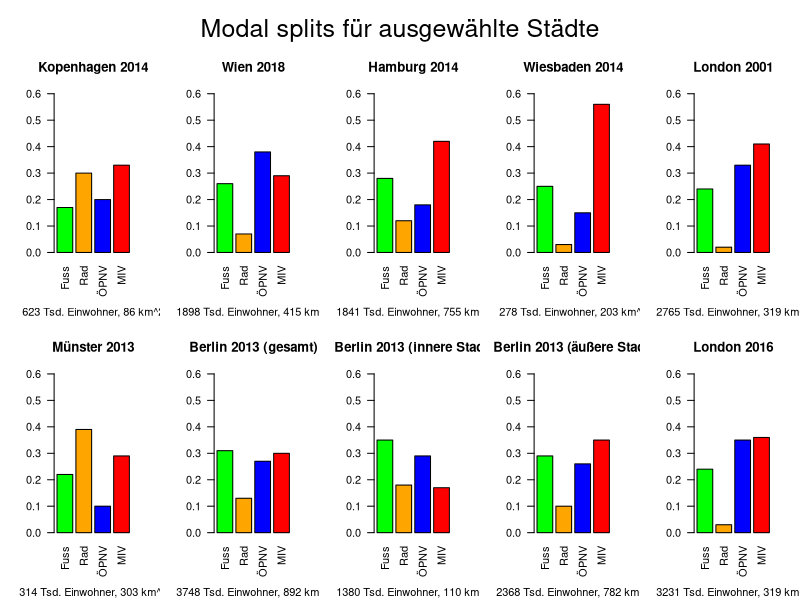

This figure's R source:
cop    <- c(Fuss=0.17, Rad=0.30, ÖPNV=0.20, MIV=0.33)
wien   <- c(Fuss=0.26, Rad=0.07, ÖPNV=0.38, MIV=0.29)
muen   <- c(Fuss=0.22, Rad=0.39, ÖPNV=0.10, MIV=0.29)
wies   <- c(Fuss=0.25, Rad=0.03, ÖPNV=0.15, MIV=0.56)
hh     <- c(Fuss=0.28, Rad=0.12, ÖPNV=0.18, MIV=0.42)
ber    <- c(Fuss=0.31, Rad=0.13, ÖPNV=0.27, MIV=0.30)
innen  <- c(Fuss=0.35, Rad=0.18, ÖPNV=0.29, MIV=0.17)
aussen <- c(Fuss=0.29, Rad=0.10, ÖPNV=0.26, MIV=0.35)
london2016 <- c(Fuss=0.24, Rad=0.03, ÖPNV=0.35, MIV=0.36)
london2001 <- c(Fuss=0.24, Rad=0.02, ÖPNV=0.33, MIV=0.41)
col <- c("green", "orange", "blue", "red")
pdf("modalsplit.pdf", width=10, height=6)
par(mfrow=c(2,5), oma = c(0, 0, 3, 0))
barplot(as.table(cop), main="Kopenhagen 2014", ylim=c(0, 0.6), col=col, sub="623 Tsd. Einwohner, 86 km^2", las=2)
barplot(as.table(wien), main="Wien 2018", ylim=c(0, 0.6), col=col, sub="1898 Tsd. Einwohner, 415 km^2", las=2)
barplot(as.table(hh), main="Hamburg 2014", ylim=c(0, 0.6), col=col, sub="1841 Tsd. Einwohner, 755 km^2", las=2)
barplot(as.table(wies), main="Wiesbaden 2014", ylim=c(0, 0.6), col=col, sub="278 Tsd. Einwohner, 203 km^2", las=2)
barplot(as.table(london2001), main="London 2001", ylim=c(0, 0.6), col=col, sub="2765 Tsd. Einwohner, 319 km^2", las=2)
barplot(as.table(muen), main="Münster 2013", ylim=c(0, 0.6), col=col, sub="314 Tsd. Einwohner, 303 km^2", las=2)
barplot(as.table(ber), main="Berlin 2013 (gesamt)", ylim=c(0, 0.6), col=col, sub="3748 Tsd. Einwohner, 892 km^2", las=2)
barplot(as.table(innen), main="Berlin 2013 (innere Stadt)", ylim=c(0, 0.6), col=col, sub="1380 Tsd. Einwohner, 110 km^2", las=2)
barplot(as.table(aussen), main="Berlin 2013 (äußere Stadt)", ylim=c(0, 0.6), col=col, sub="2368 Tsd. Einwohner, 782 km^2", las=2)
barplot(as.table(london2016), main="London 2016", ylim=c(0, 0.6), col=col, sub="3231 Tsd. Einwohner, 319 km^2", las=2)

mtext("Modal splits für ausgewählte Städte", outer = TRUE, cex = 1.5)
dev.off()
